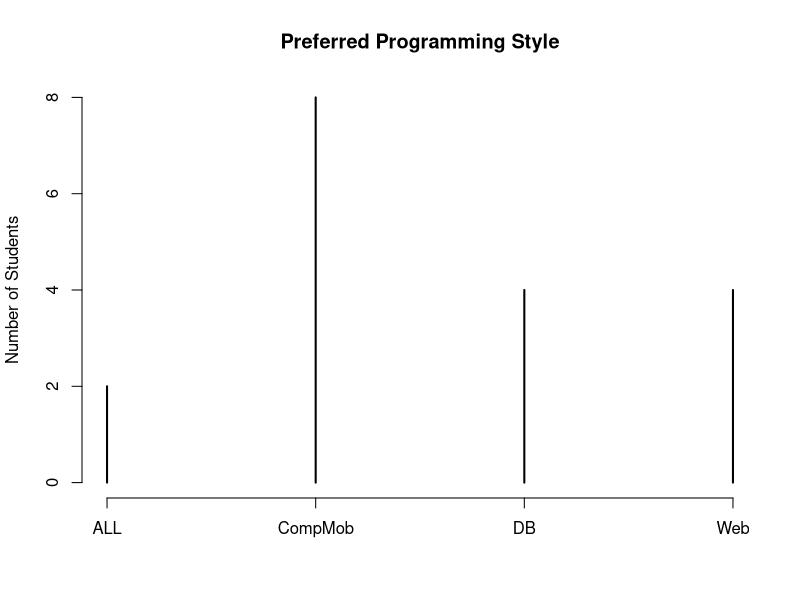
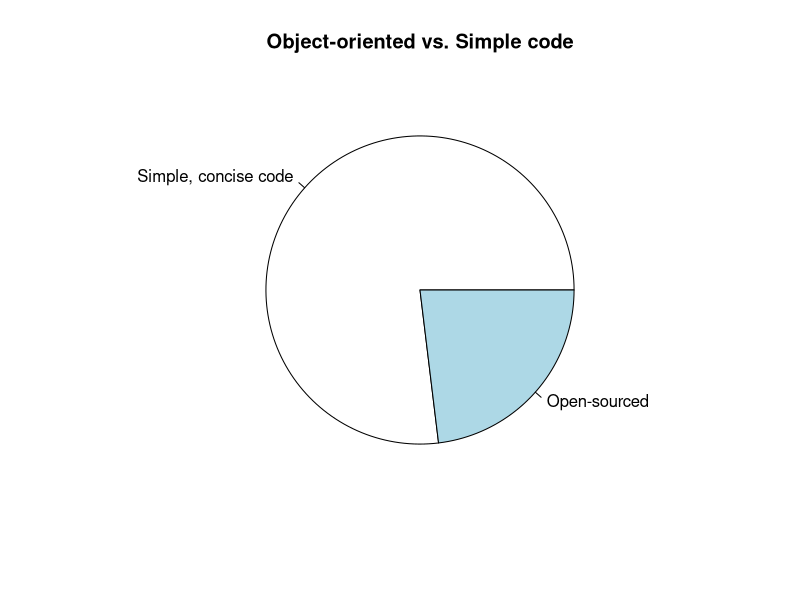
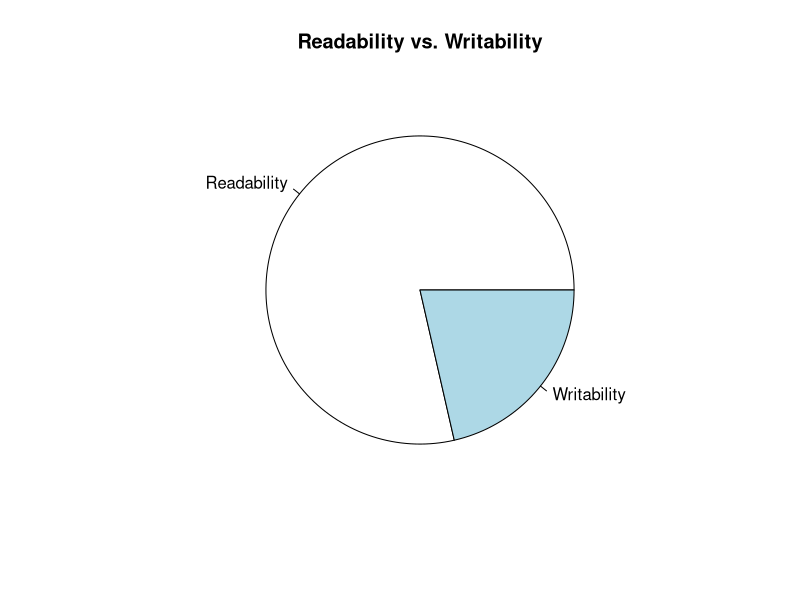
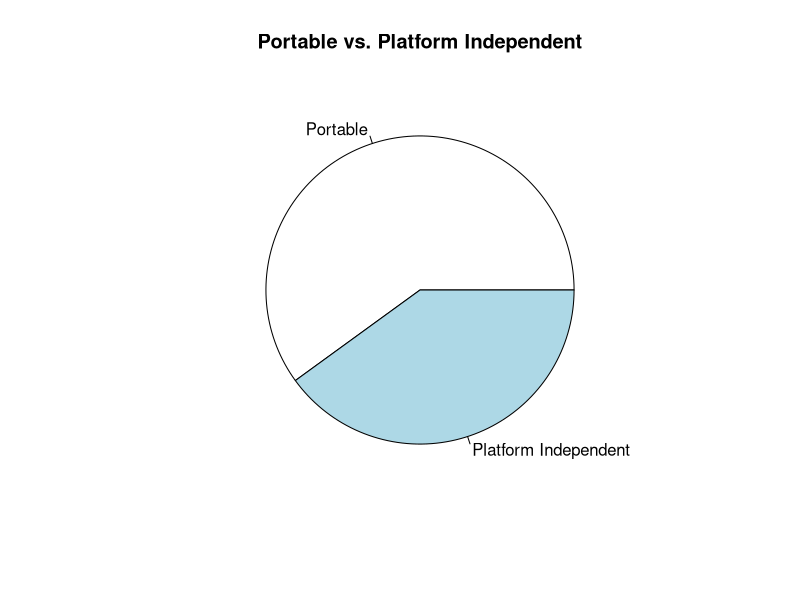
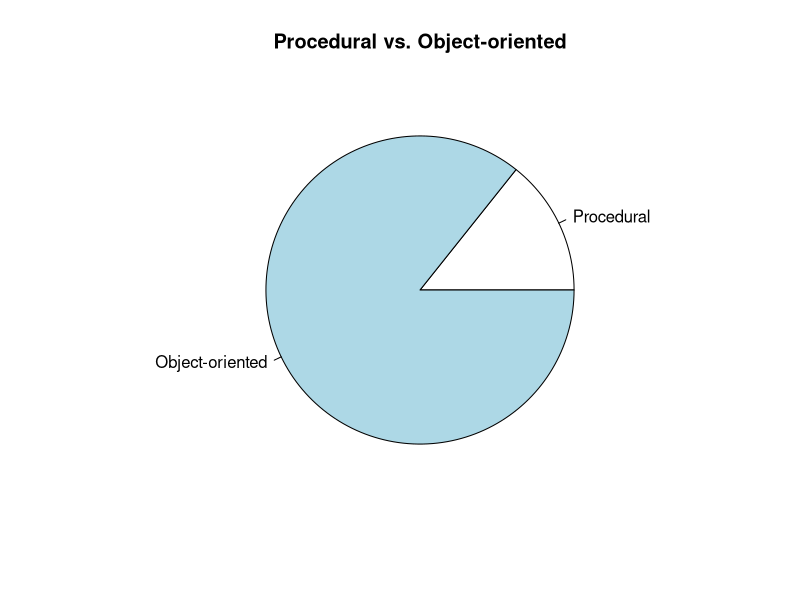
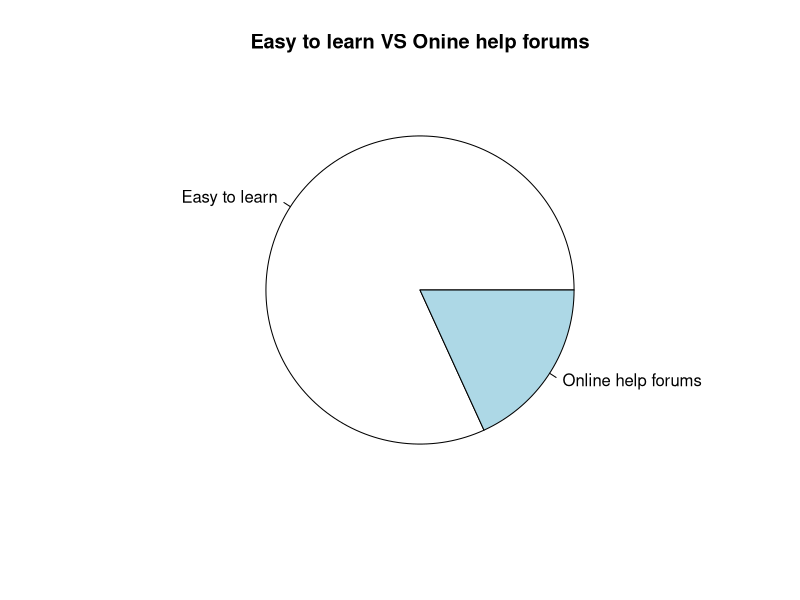
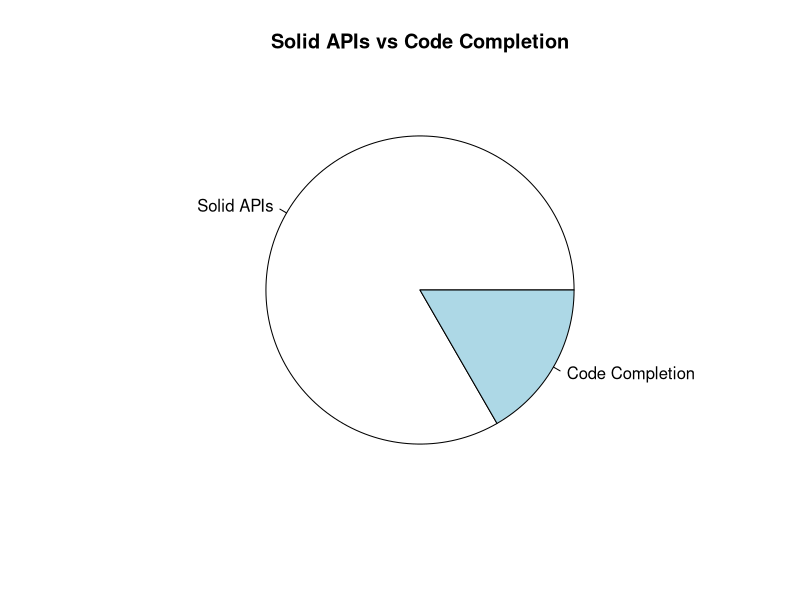
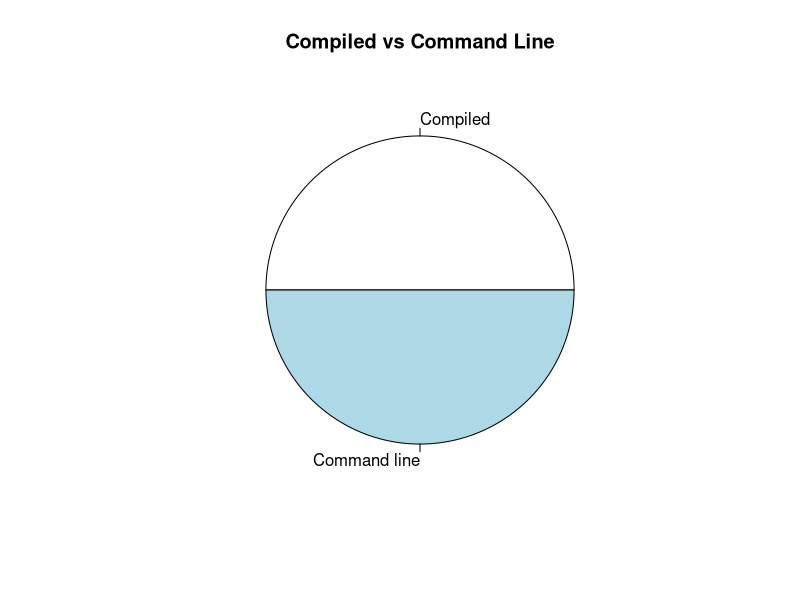

Reproduce these figures in R, in order.
##########################################
#        Survey Questions Analysis       #
##########################################
getwd()
setwd("C:/Users/Jillian/Documents/SurveyData")
# Read in BasicData file
basicData <- read.csv(file="BasicData.csv")
View(basicData)
t = table(basicData$MostUsed)
# Bar graph # of students per style of programming
plot(t, ylab = "Number of Students", main = "Preferred Programming Style")

# Pie chart of Simple code vs open-sourced
lbls <- c("Simple, concise code", "Open-sourced")
data <- c(10, 3)
pie(data, labels = lbls, main="Object-oriented vs. Simple code")
# Conclusion: simple and concise code is the preferred feature.

# Pie chart of Simple code vs open-sourced
lbls <- c("Readability", "Writability")
data <- c(11, 3)
pie(data, labels = lbls, main="Readability vs. Writability")
# Conclusion: Readability is the preferred feature.

# Pie chart of Portable vs Platform Independent
lbls <- c("Portable", "Platform Independent")
data <- c(3, 2)
pie(data, labels = lbls, main="Portable vs. Platform Independent")
# Conclusion: Portability is the preferred feature, only by a bit.

# Pie chart of Procedural vs Object-oriented
lbls <- c("Procedural", "Object-oriented")
data <- c(1, 6)
pie(data, labels = lbls, main="Procedural vs. Object-oriented")
# Noted: the survey that selected procedural over object-oriented
# listed Python as one of their most used.

# Pie chart of Easy to learn vs Online help forums
lbls <- c("Easy to learn", "Online help forums")
data <- c(9, 2)
pie(data, labels = lbls, main="Easy to learn VS Onine help forums")

# Pie chart of Solid APIs vs Code Completion
lbls <- c("Solid APIs", "Code Completion")
data <- c(5, 1)
pie(data, labels = lbls, main="Solid APIs vs Code Completion")

# Pie chart of Compiled vs Command line
lbls <- c("Compiled", "Command line")
data <- c(2, 2)
pie(data, labels = lbls, main="Compiled vs Command Line")

# Popular features:
# Simple, concide code, readability, portable, oo, easy to learn,
# solid APIs.

# Read in MostImpLang data file
MostImpLang <- read.csv(file="MostImpLang.csv")
View(MostImpLang)

# Read in KnownLang data file
KnownLang <- read.csv(file="KnownLang.csv")
View(KnownLang)

# Read in ValuableLang data file
ValuableLang <- read.csv(file="ValuableLang.csv")
View(ValuableLang)